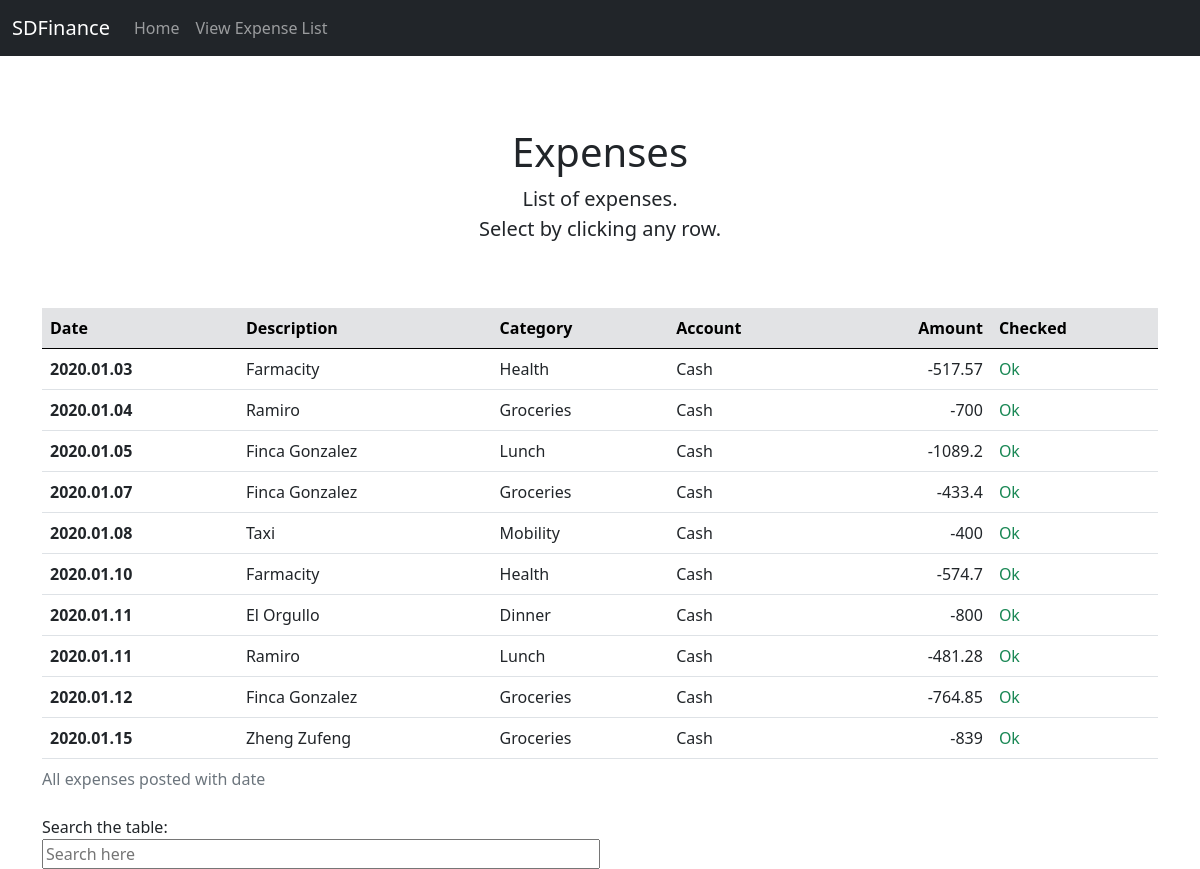
/list, run on an earlier commit of the app's database.
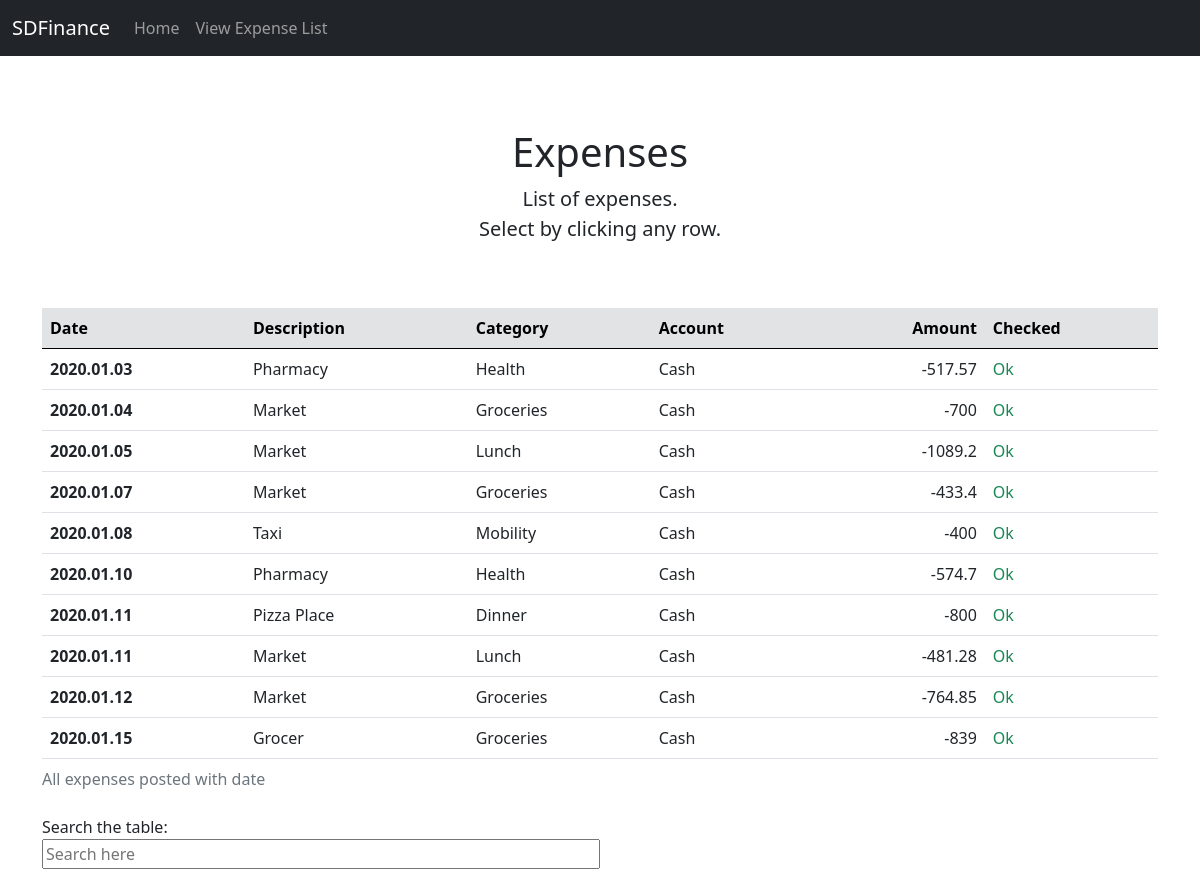
And on a later commit of the database.
### tables this page shows
CREATE TABLE "EXPENSES" (
	"ExpenseId"	INTEGER NOT NULL UNIQUE,
	"ExpenseDate"	NUMERIC,
	"ExpenseDescription"	TEXT NOT NULL,
	"ExpenseAmount"	NUMERIC NOT NULL,
	"AccountId"	INTEGER,
	"CategoryId"	INTEGER,
	PRIMARY KEY("ExpenseId" AUTOINCREMENT),
	FOREIGN KEY("CategoryId") REFERENCES "CATEGORIES"("CategoryId"),
	FOREIGN KEY("AccountId") REFERENCES "ACCOUNTS"("AccountId")
);

CREATE TABLE "CATEGORIES" (
	"CategoryId"	INTEGER NOT NULL UNIQUE,
	"CategoryName"	TEXT NOT NULL,
	"CatergoryDescription"	TEXT NOT NULL,
	"CategoryNotes"	TEXT,
	"CategoryTag"	TEXT,
	PRIMARY KEY("CategoryId" AUTOINCREMENT)
);

CREATE TABLE "ACCOUNTS" (
	"AccountId"	INTEGER NOT NULL UNIQUE,
	"AccountName"	TEXT NOT NULL,
	"AccountDescription"	TEXT NOT NULL,
	"CurrencyId"	INTEGER NOT NULL,
	"AccountUser"	TEXT,
	"AccountNotes"	TEXT,
	PRIMARY KEY("AccountId" AUTOINCREMENT),
	FOREIGN KEY("CurrencyId") REFERENCES "CURRENCIES"
);

### app.py (the view)
@app.route('/list')
def list_expense():
    query = "SELECT ExpenseDate, ExpenseDescription, CategoryName, ACCOUNTS.AccountName, ExpenseAmount FROM EXPENSES JOIN ACCOUNTS ON EXPENSES.AccountId=ACCOUNTS.AccountId JOIN CATEGORIES ON EXPENSES.CategoryId=CATEGORIES.CategoryId ORDER BY ExpenseDate"
    with sqlite3.connect("main.db") as connection:
        cursor = connection.cursor()
        table_list_data = cursor.execute(query)
    return render_template('expense_list.html', title='Expenses', table_list_data=table_list_data)

### templates/expense_list.html (shortened to what this page needs)
{% extends "layout.html" %}
{% block main %}
      <div class="starter-template text-center py-5 px-3">
        <h1>Expenses</h1>
        <p class="lead">List of expenses.<br> Select by clicking any row.</p>
      </div>
      <div class="table-responsive">
        <table class="table table-hover text-nowrap">
          <caption>All expenses posted with date </caption>
          <thead class="table-secondary">
            <tr>
              <th scope="col">Date</th>
              <th scope="col">Description</th>
              <th scope="col">Category</th>
              <th scope="col">Account</th>
              <th scope="col" style="text-align: right;">Amount</th>
              <th scope="col">Checked</th>
            </tr>
          </thead>
          <tbody id="searchable_table">
            {% for items in table_list_data %}
            <tr>
              <th scope="row">{{ items[0] }}</th>
              <td style="text-align: left;"><a href="/view" style="color: inherit; text-decoration: none;">{{ items[1] }}</a></td>
              <td style="text-align: left;"><a href="/view" style="color: inherit; text-decoration: none;">{{ items[2] }}</a></td>
              <td style="text-align: left;"><a href="/view" style="color: inherit; text-decoration: none;">{{ items[3] }}</a></td>
              <td style="text-align: right;"><a href="/view" style="color: inherit; text-decoration: none;">{{ items[4] }}</a></td>
              <td class="text-success" style="text-align: left;"><a href="/view" style="color: inherit; text-decoration: none;">Ok</a></td>
            </tr>
            {% endfor %}
          </tbody>
        </table>
      </div>
    <div class="h7 col-md-4">Search the table: </div>
      <input class="h7 col-md-6" id="st_" type="text" placeholder="Search here">
{% endblock %}

### templates/layout.html (shortened to what this page needs)
<!DOCTYPE html>
<html lang="en">
  <head>
      <link href="https://cdn.jsdelivr.net/npm/bootstrap@5.0.0-beta1/dist/css/bootstrap.min.css" rel="stylesheet">
      <link href="./static/styles.css" rel="stylesheet">
  </head>
  <body>
    <nav class="navbar navbar-expand-sm navbar-dark bg-dark fixed-top" aria-label="NavBar">
      <div class="container-fluid">
        <a class="navbar-brand" href="/">SDFinance</a>
        <div class="collapse navbar-collapse" id="navbarsExample03">
          <ul class="navbar-nav me-auto mb-2 mb-sm-0">
            <li class="nav-item active">
              <a class="nav-link" aria-current="page" href="/">  Home  </a>
            </li>
            <li class="nav-item">
              <a class="nav-link" href="/list">  View Expense List </a>
            </li>
          </ul>
        </div>
      </div>
    </nav>
    <main class="container">
      {% block main %}{% endblock %}
    </main>
  </body>
</html>

### static/styles.css (style rules this page uses)
body { padding-top: 5rem; }

### templates/expense_list.html (style rules this page uses)
td a { display: block; }

What changed in the data, as far as the page shows it:
changed EXPENSES (number 1 of 10 on the later page): ExpenseDescription "Farmacity" → "Pharmacy"
changed EXPENSES (number 2 of 10 on the later page): ExpenseDescription "Ramiro" → "Market"
changed EXPENSES (number 3 of 10 on the later page): ExpenseDescription "Finca Gonzalez" → "Market"
changed EXPENSES (number 4 of 10 on the later page): ExpenseDescription "Finca Gonzalez" → "Market"
changed EXPENSES (number 6 of 10 on the later page): ExpenseDescription "Farmacity" → "Pharmacy"
changed EXPENSES "Dinner": ExpenseDescription "El Orgullo" → "Pizza Place"
changed EXPENSES (number 8 of 10 on the later page): ExpenseDescription "Ramiro" → "Market"
changed EXPENSES (number 9 of 10 on the later page): ExpenseDescription "Finca Gonzalez" → "Market"
changed EXPENSES: ExpenseDescription "Zheng Zufeng" → "Grocer"
